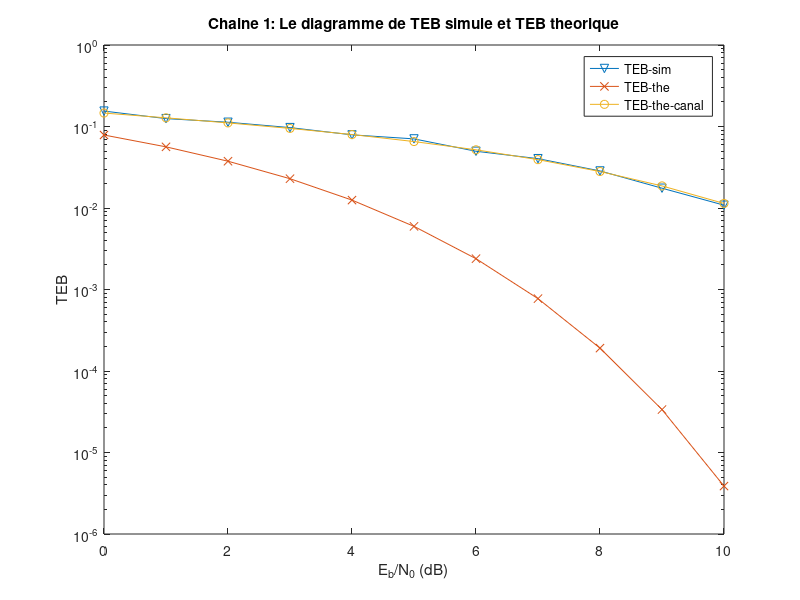

MATLAB code for this plot:
%% --------------------------------------------------------
% TP5 - Projet - Impact d’un canal de propagation sélectif en fréquence et introduction à l’égalisation
% Partie 1: Impact d’un canal de propagation multitrajets
% Author : Guohao DAI / Groupe E / 1A / SN
%% --------------------------------------------------------
close all;
clear all;
% Nb de bits
nb_bits = 6000;
% nb_bits = 7;
% Creer les bits par random
bits = randi([0,1],1,nb_bits);
% bits = [1,1,1,0,0,1,0];
% Frequence d'echantillonnage
Fe = 24000;
% Debit binaire
Rb = 3000;
% Temps de chaque binaire
Tb = 1/Rb;
% Order de la modulation
M = 2;
% Temps de chaque symbole
Ts = log2(M) / Rb;
Te = 1/Fe;
Ns = Fe/Rb;

% Mapping a moyenne null & Suechantillonnage
Symboles = 2 * bits -1;
Suite_diracs = kron(Symboles, [1 zeros(1,Ns-1)]);

% Filtre de mise en forme
h = ones(1, Ns);
Signal_send = filter(h,1,Suite_diracs);

% Filtre de canal
hc = kron([1, 0.5], [1 zeros(1, Ns-1)]);
Signal_canal = filter(hc,1,Signal_send);

Px = mean(abs(Signal_canal).^2);
EbSurN0 = zeros(1,11);
TEB = zeros(1,11);

for i = 0:10
    EbSurN0(i+1) = 10^(i / 10);
    sigma = Px * Ns / (2*log2(M) * EbSurN0(i+1));
    bruit = sqrt(sigma) * randn(1,length(Signal_canal));
    % bruit = 0;
    
    % Ajouter les bruits
    Signal_bruit = Signal_canal + bruit;
    
    % Filtre reception
    hr = fliplr(h);
    Signal_rec = filter(hr, 1, Signal_bruit);
        
    % Echantillonnage
    Signal_ech = Signal_rec(Ns: Ns: end);
    
    % Decision+Demapping
    Signal_final = (sign(Signal_ech) + 1)/2;
    
    % TEB
    TEB(i+1) = mean(Signal_final ~= bits);
    
%     % Les constellations en sortie du mapping.
%     scatterplot(Signal_ech);
%     name = strcat("Constellations en sortie d'éch. | Eb/N_0 = ",num2str(i),"dB");
%     title(name);
    
%     % Tracer le diagramme de l’oeil sans bruit en sortie du filtre de réception hr(t)
%     figure ;
%     plot(reshape(Signal_rec, [Ns, nb_bits]));
%     name = strcat("Le diagramme de l'oeil de Eb/N_0 =",num2str(i),"dB");
%     title(name);
end

% %% Tracer le signal en sortie du filtre de réception h r (t) pour la séquence binaire transmise suivante 1110010.
%     figure;
%     plot(Signal_rec);
%     title("Les bits [1 1 1 0 0 1 0] en sortie du filtre de reception:");
% 
% %%Les constellations en sortie du mapping.
%     scatterplot(Signal_ech);
%     name = strcat("Constellations obtenues en reception.");
%     title(name);
%     
    
%% TEB
 figure;
 % TEB simule
 semilogy(0:10,TEB,"v-");
 hold on
 % TEB theorique sans canal multitrajet
 semilogy(0:10,qfunc(sqrt(2*EbSurN0)),"x-");
 hold on
 % TEB theorique avec canal multitrajet
 semilogy(0:10,0.5*qfunc(sqrt((0.4)*EbSurN0)) + 0.5*qfunc(1.5*sqrt((1.6)*EbSurN0)),"o-");
 hold on
 xlabel("E_b/N_0 (dB)");
 ylabel("TEB");
 title("Chaine 1: Le diagramme de TEB simule et TEB theorique");
 legend("TEB-sim", "TEB-the", "TEB-the-canal");
